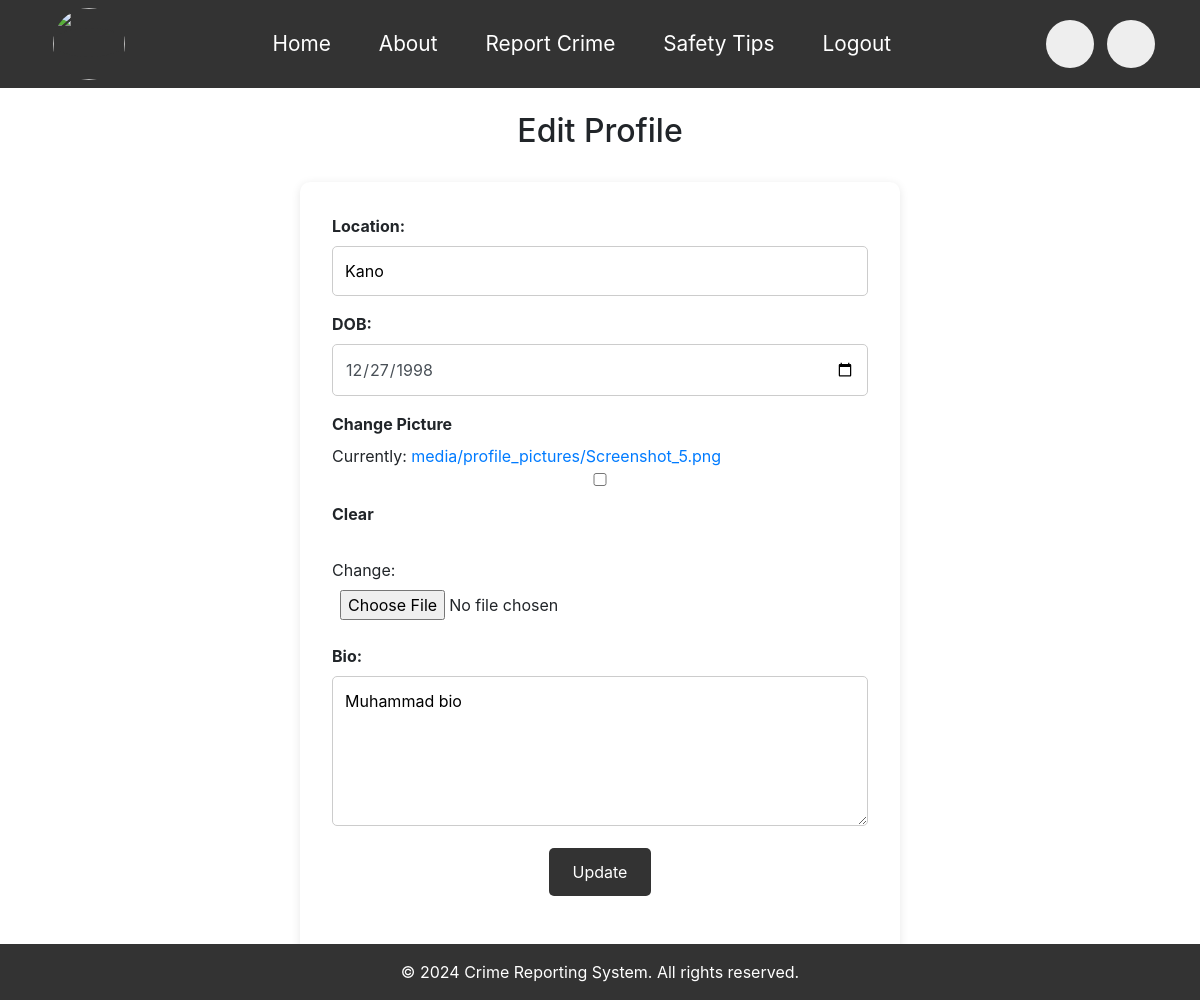
Page /profile/edit/ (signed in) on the committed database.
### apps/models.py (models this page shows)
class Profile(models.Model):
    user = models.OneToOneField(User, on_delete=models.CASCADE)
    bio = models.TextField(blank=True)
    location = models.CharField(max_length=30, blank=True)
    birth_date = models.DateField(null=True, blank=True)
    picture = models.ImageField(upload_to='media/profile_pictures/', default='default.jpg', blank=True)

### apps/views.py (the view)
# urls.py: path('profile/edit/', views.edit_profile, name='edit_profile'),
@login_required
def edit_profile(request):
    if request.method == 'POST':
        form = ProfileForm(request.POST, request.FILES, instance=request.user.profile)
        if form.is_valid():
            form.save()
            messages.success(request, 'Your profile was successfully updated!')
            return redirect('view_profile')
    else:
        form = ProfileForm(instance=request.user.profile)
    return render(request, 'edit-profile.html', {'form': form})

### apps/forms.py
class ProfileForm(forms.ModelForm):
    birth_date = forms.DateField(
        input_formats=['%Y-%m-%d'],
        widget=forms.DateInput(attrs={
            'type': 'date',
            'class': 'form-control'
        })
    )
    class Meta:
        model = Profile
        fields = ['bio', 'location', 'birth_date', 'picture']

### templates/edit-profile.html (shortened to what this page needs)
{% extends 'base_generic.html' %}
{% block content %}
    <br>
    <div class="container">
         <h2 style="text-align: center">Edit Profile</h2>
        <br>
           <form id="report-form" method="POST" enctype="multipart/form-data">
            <label for="{{ form.location.id_for_label }}">Location:</label>
            {{ form.location }}
            <label for="{{ form.birth_date.id_for_label }}">DOB:</label>
            {{ form.birth_date }}
               <label for="{{ form.picture.id_for_label }}">Change Picture</label>
            {{ form.picture }}
            <label for="{{ form.bio.id_for_label }}">Bio:</label>
            {{ form.bio }}
               <div style="text-align: center;">
                   <button type="submit" class="btn" style="background-color: #333;">Update</button>
               </div>
               <br><br><br>
        </form>
    </div>
{% endblock %}

### static/css/style.css (style rules this page uses)
body, html { margin: 0; padding: 0; font-family: Arial, sans-serif; box-sizing: border-box; }
.container { width: 80%; margin: 0 auto; }
#report-form { max-width: 600px; margin: 0 auto; background-color: #fff; padding: 2rem; border-radius: 10px; box-shadow: 0 2px 10px rgba(0, 0, 0, 0.1); }
#report-form label { display: block; font-weight: bold; margin-bottom: 0.5rem; }
#report-form input, #report-form select, #report-form textarea { width: 100%; padding: 0.75rem; margin-bottom: 1rem; border: 1px solid #ccc; border-radius: 5px; font-size: 1rem; }
#report-form input, #report-form select, #report-form textarea { box-sizing: border-box; }
#report-form textarea { height: 150px; resize: vertical; }
#report-form input[type="file"] { padding: 0.5rem; border: none; }
#report-form .btn { display: inline-block; background-color: #333; color: #fff; padding: 0.75rem 1.5rem; text-align: center; border: none; border-radius: 5px; cursor: pointer; font-size: 1rem; transition: background-color 0.3s; }
.container { max-width: 1200px; margin: 0 auto; padding: 0 1rem; }
.container { max-width: 600px; margin: 0 auto; padding: 0 1rem; }
.form-control { width: 100%; }

### rows in the picture
Profile: location "Kano", birth_date "12/27/1998", bio "Muhammad bio"
